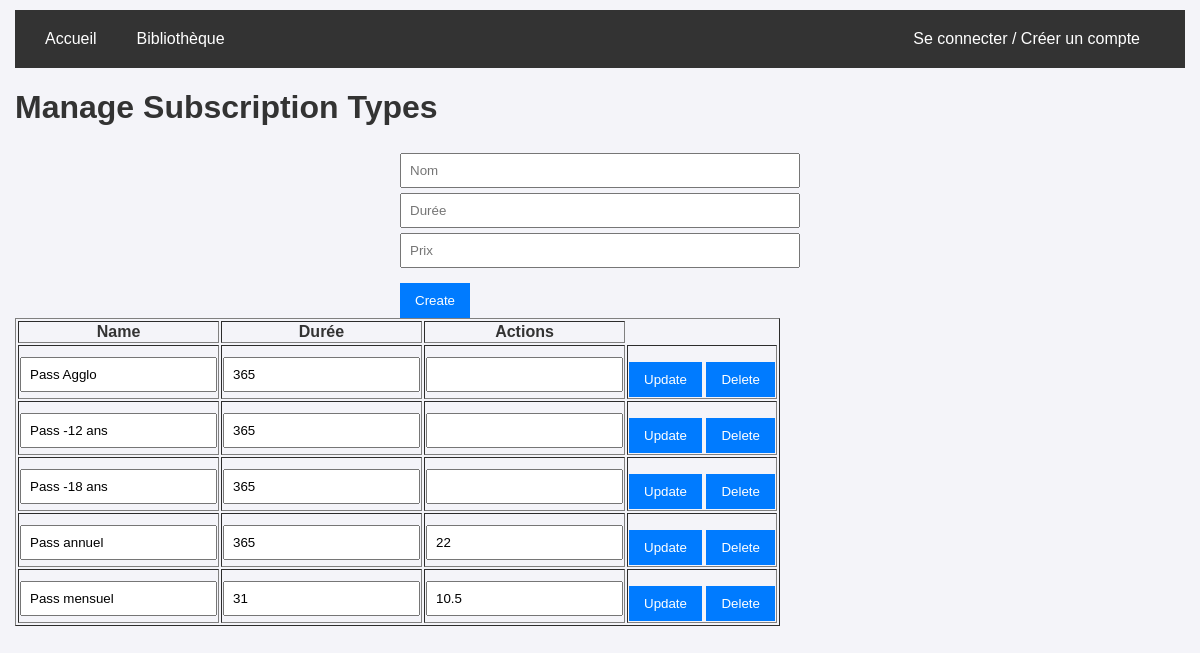
Screenshot of /backoffice/manage_subscription.php with the database file from the repository.
### tables this page shows
CREATE TABLE Subscription_type (
	id_subscription_type INTEGER,
	name_subscription_type TEXT NOT NULL,
	duration_subscription_type INTEGER, price_subscription_type NUMERIC,
	CONSTRAINT SUBSCRIPTION_TYPE_PK PRIMARY KEY (id_subscription_type)
);

### backoffice/manage_subscription.php (the view, shortened to what this page needs)
<?php
require_once '../database/db_connection.php';
$stmt = $pdo->query("SELECT * FROM Subscription_type");
$subscription_types = $stmt->fetchAll(PDO::FETCH_ASSOC);
?>
<!DOCTYPE html>
<html lang="en">
<head>
    <link rel="stylesheet" href="../styles/style.css">
</head>
<body>
    <?php include '../navbar.php'; ?>
    <h1>Manage Subscription Types</h1>
    <form method="POST">
        <input type="text" name="name_subscription_type" placeholder="Nom" required>
        <input type="text" name="duration_subscription_type" placeholder="Durée" required>
        <input type="text" name="price_subscription_type" placeholder="Prix">
        <button type="submit">Create</button>
    </form>
    <table border="1">
        <thead>
            <tr>
                <th>Name</th>
                <th>Durée</th>
                <th>Actions</th>
            </tr>
        </thead>
        <tbody>
            <?php foreach ($subscription_types as $type): ?>
                <tr>
                    <form method="POST" style="display:inline;">
                        <td>
                            <input type="text" name="name_subscription_type" value="<?= htmlspecialchars($type['name_subscription_type']) ?>" required>
                        </td>
                        <td>
                            <input type="text" name="duration_subscription_type" value="<?= htmlspecialchars($type['duration_subscription_type']) ?>"required>
                        </td>
                        <td>
                            <input type="text" name="price_subscription_type" value="<?= htmlspecialchars($type['price_subscription_type']) ?>">
                        <td>
                            <button type="submit">Update</button>
                        </form>
                        <form method="POST" style="display:inline;">
                            <button type="submit" onclick="return confirm('Are you sure?')">Delete</button>
                        </form>
                </tr>
            <?php endforeach; ?>
        </tbody>
    </table>
</body>
</html>

### styles/style.css (style rules this page uses)
body { font-family: Arial, sans-serif; margin: 0; padding: 10px 15px; background-color: #f4f4f9; color: #333; }
form { max-width: 400px; margin: auto; }
input[type="text"], input[type="email"], input[type="password"] { width: 100%; padding: 8px; margin-top: 5px; box-sizing: border-box; }
button { margin-top: 15px; padding: 10px 15px; background-color: #007BFF; color: white; border: none; cursor: pointer; }

### rows the page displays
subscription_type: name_subscription_type "Pass Agglo", duration_subscription_type "365"
subscription_type: name_subscription_type "Pass -12 ans", duration_subscription_type "365"
subscription_type: name_subscription_type "Pass -18 ans", duration_subscription_type "365"
subscription_type: name_subscription_type "Pass annuel", duration_subscription_type "365", price_subscription_type "22"
subscription_type: name_subscription_type "Pass mensuel", duration_subscription_type "31", price_subscription_type "10.5"
